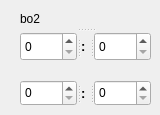
    <widget class="QWidget" name="page_2">
     <widget class="QSplitter" name="splitter_5">
      <property name="geometry">
       <rect>
        <x>20</x>
        <y>10</y>
        <width>131</width>
        <height>51</height>
       </rect>
      </property>
      <property name="orientation">
       <enum>Qt::Vertical</enum>
      </property>
      <widget class="QLabel" name="label_21">
       <property name="text">
        <string>bo2</string>
       </property>
      </widget>
      <widget class="QSplitter" name="splitter_6">
       <property name="orientation">
        <enum>Qt::Horizontal</enum>
       </property>
       <widget class="QSpinBox" name="b2_l_1">
        <property name="maximum">
         <number>5</number>
        </property>
       </widget>
       <widget class="QLabel" name="label_22">
        <property name="font">
         <font>
          <family>Arial</family>
          <pointsize>10</pointsize>
          <weight>75</weight>
          <bold>true</bold>
         </font>
        </property>
        <property name="text">
         <string>:</string>
        </property>
       </widget>
       <widget class="QSpinBox" name="b2_r_1">
        <property name="maximum">
         <number>5</number>
        </property>
       </widget>
      </widget>
     </widget>
     <widget class="QSplitter" name="splitter_14">
      <property name="geometry">
       <rect>
        <x>20</x>
        <y>80</y>
        <width>131</width>
        <height>26</height>
       </rect>
      </property>
      <property name="orientation">
       <enum>Qt::Horizontal</enum>
      </property>
      <widget class="QSpinBox" name="b2_l_2">
       <property name="maximum">
        <number>5</number>
       </property>
      </widget>
      <widget class="QLabel" name="label_30">
       <property name="font">
        <font>
         <family>Arial</family>
         <pointsize>10</pointsize>
         <weight>75</weight>
         <bold>true</bold>
        </font>
       </property>
       <property name="text">
        <string>:</string>
       </property>
      </widget>
      <widget class="QSpinBox" name="b2_r_2">
       <property name="maximum">
        <number>5</number>
       </property>
      </widget>
     </widget>
    </widget>
